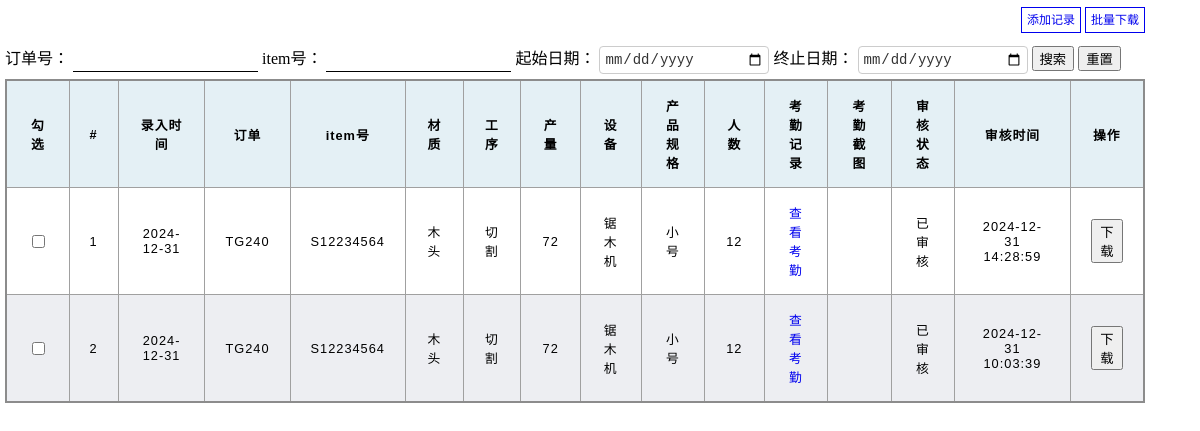
The page / on the database its author committed.
### tables this page shows
CREATE TABLE record_sheet
(
    id                 INTEGER PRIMARY KEY,
    entry_time         TEXT    NOT NULL,            -- 记录时间
    po                 TEXT    NOT NULL,            -- po号
    item               TEXT    NOT NULL,            -- item号
    specification_name TEXT    NOT NULL,            -- 规格
    material_name      TEXT    NOT NULL,            -- 材质id
    process_name       TEXT    NOT NULL,            -- 工序
    equipment_name     TEXT    NOT NULL,            -- 设备
    people_number      INTEGER NOT NULL,            -- 人数
    output_number      INTEGER NOT NULL,            -- 数量
    examine_status     INTEGER NOT NULL DEFAULT 0,  -- 审核状态 1 通过 0 拒绝
    examine_time       TEXT             DEFAULT '', -- 审核时间
    attendance_picture TEXT    NOT NULL           -- 考勤图片
);

### blueprints/factory.py (the view)
def factory_index():
    title = 'RS工厂首页'
    per_page = 12  # 每页显示12条记录
    page = int(request.args.get('page', 1))
    db_conn = get_db()
    cursor = db_conn.cursor()
    po = request.args.get('po')
    item = request.args.get('item')
    start_date = request.args.get('start_date')
    end_date = request.args.get('end_date')
    conditions = ''
    conditions_list = []
    if po:
        conditions_list.append(f"po='{po}'")
    if item:
        conditions_list.append(f"item='{item}'")
    if start_date:
        conditions_list.append(f"strftime('%Y-%m-%d', entry_time) >= datetime('{start_date}')")
    if end_date:
        conditions_list.append(f"strftime('%Y-%m-%d', entry_time)  <= datetime('{end_date}')")
    conditions_list.append("examine_status == 1")
    if conditions_list:
        conditions = ' AND '.join(conditions_list)
    if not conditions:
        get_total_sql = """
           SELECT COUNT(*) FROM  main.record_sheet WHERE examine_status == 1
       """
    else:
        get_total_sql = f"""
               SELECT COUNT(*) FROM  main.record_sheet WHERE {conditions}
           """
    cursor.execute(get_total_sql)
    data_total = cursor.fetchone()[0]  # 数据总数
    page_total, page_remainder = divmod(data_total, 12)  # 页码数
    if page_total != 0:
        page_total += 1
    if not conditions:
        get_sql = f"""
            SELECT
                main.record_sheet.id,
                main.record_sheet.entry_time,
                main.record_sheet.po,
                main.record_sheet.item,
                main.record_sheet.people_number,
                main.record_sheet.output_number,
                main.record_sheet.examine_status,
                main.record_sheet.examine_time,
                main.record_sheet.material_name,
                main.record_sheet.equipment_name,
                main.record_sheet.process_name,
                main.record_sheet.specification_name,
                main.record_sheet.attendance_picture
            FROM
                main.record_sheet
            WHERE examine_status == 1
             ORDER BY id DESC
            LIMIT {per_page} OFFSET {(page - 1) * 12};
        """
    else:
        get_sql = f"""
                SELECT
                    main.record_sheet.id,
                    main.record_sheet.entry_time,
                    main.record_sheet.po,
                    main.record_sheet.item,
                    main.record_sheet.people_number,
                    main.record_sheet.output_number,
                    main.record_sheet.examine_status,
                    main.record_sheet.examine_time,
                    main.record_sheet.material_name,
                    main.record_sheet.equipment_name,
                    main.record_sheet.process_name,
                    main.record_sheet.specification_name,
                    main.record_sheet.attendance_picture
                FROM
                    main.record_sheet
                WHERE {conditions}
                 ORDER BY id DESC
                LIMIT {per_page} OFFSET {(page - 1) * 12};
                """
    cursor.execute(get_sql)
    column_names = [description[0] for description in cursor.description]
    data_list_all = [dict(zip(column_names, row)) for row in cursor.fetchall()]
    pagination_links = []
    page_start_number = page
    page_end_number = 5 + (page - 1)  # 计算展示最后以为展示的页码
    if page_end_number > page_total:  # 计算起始的页码
        page_start_number = page_total - 4
    if page_total <= 5:  # 如果总页码小于等于5，那么起始页码不进行计算
        page_start_number = 1
    for i in range(page_start_number, min(page_total, page_end_number) + 1):
        if i == page:
            pagination_links.append((i, 'active'))  # 当前页不加链接
        else:
            pagination_links.append((i, f'?page={i}'))
    return render_template('factory_index.html', title=title, data_list_all=data_list_all, data_total=data_total,
                           page_total=page_total, pagination_links=pagination_links, page=page)

### config/db_config.py (called while the page is built)
def get_db():
    if not hasattr(db, 'conn'):
        db.conn = sqlite3.connect('RSDataBase.db')
    return db.conn

### config/tools.py (called while the page is built)
def audit_status(data):  # 注册过滤器的函数
    if not data:
        return "未审核"
    return "已审核"

### templates/factory_index.html (shortened to what this page needs)
<!DOCTYPE html>
<html lang="en">
<head>
    <link rel="stylesheet" href="/static/css/index.css">
</head>
<body>
<div style="width: 95%;margin-left: 5px;margin-top: 10px">
    <div style="height: 30px;text-align: right">
        <a href="/factory_add_records" target="_blank"
           style="text-decoration: none;border: 1px solid;padding: 5px;font-size: 12px;">添加记录</a>
        <a href="/factory_batch_download_index" target="_blank"
           style="text-decoration: none;border: 1px solid;padding: 5px;font-size: 12px;">批量下载</a>
    </div>
    <div class="table-search margin_top">
        <label for="po">订单号：</label>
        <input type="text" id="po" class="input_style">
        <label for="item">item号：</label>
        <input type="text" id="item" class="input_style">
        <label for="start_date">起始日期：</label>
        <input type="date" id="start_date">
        <label for="end_date">终止日期：</label>
        <input type="date" id="end_date">
        <button onclick="search()">搜索</button>
        <button onclick="reload()">重置</button>
    </div>
    <div class="table-container margin_top">
        <table>
            <thead>
            <tr>
                <th>勾选</th>
                <th>#</th>
                <th>录入时间</th>
                <th>订单</th>
                <th>item号</th>
                <th>材质</th>
                <th>工序</th>
                <th>产量</th>
                <th>设备</th>
                <th>产品规格</th>
                <th>人数</th>
                <th>考勤记录</th>
                <th>考勤截图</th>
                <th>审核状态</th>
                <th>审核时间</th>
                <th>操作</th>
            </tr>
            </thead>
            <tbody>
            {% for i in data_list_all %}
            <tr>
                <td><input type="checkbox"></td>
                <td>{{loop.index}}</td>
                <td>{{i.entry_time}}</td>
                <td>{{i.po}}</td>
                <td>{{i.item}}</td>
                <td>{{i.material_name}}</td>
                <td>{{i.process_name}}</td>
                <td>{{i.output_number}}</td>
                <td>{{i.equipment_name}}</td>
                <td>{{i.specification_name}}</td>
                <td>{{i.people_number}}</td>
                <td>
                    <a href="/rs/rs_sign_in_record?pk={{i.id}}" target="_blank" style="text-decoration: none;">查看考勤</a>
                </td>
                <td>
                </td>
                <td>{{i.examine_status | audit}}</td>
                <td>
                    {% if i.examine_status %}
                    {{i.examine_time}}
                    {%endif%}
                </td>
                <td>
                    {% if i.examine_status %}
                    <button onclick="download({{i.id}})">下载</button>
                    {%endif%}
                </td>
            </tr>
            {% else %}
            <tr>
                <td colspan="17">没有数据。</td>
            </tr>
            {% endfor %}
            </tbody>
        </table>
    </div>
</div>
</body>
</html>

### static/css/index.css (style rules this page uses)
body { margin: 0; padding: 0; }
table { border-collapse: collapse; border: 2px solid rgb(140, 140, 140); font-family: sans-serif; font-size: 0.8rem; letter-spacing: 1px; width: 100%; display: table; overflow-x: auto; overflow-y: scroll; border-spacing: 0; }
thead, tfoot { background-color: rgb(228, 240, 245); }
th, td { border: 1px solid rgb(160, 160, 160); padding: 15px 20px; white-space: normal; text-align: center; }
th { width: auto; text-overflow: ellipsis; overflow: hidden; position: sticky; top: 0; background-color: rgb(228, 240, 245); z-index: 10; }
td:last-of-type { text-align: center; }
tbody > tr:nth-of-type(even) { background-color: rgb(237, 238, 242); }
.margin_top { margin-top: 5px; }
.input_style { border: none; padding: 4px; border-bottom: 1px solid }
input[type="date"] { border: 1px solid #ccc; padding: 4px; font-size: 14px; border-radius: 4px; box-sizing: border-box; width: 170px; background-color: #fff; color: #333; }

### rows shown on the page
record_sheet: entry_time "2024-12-31", po "TG240", item "S12234564", material_name "木头", process_name "切割", output_number "72", equipment_name "锯木机", specification_name "小号", people_number "12", examine_status|audit "已审核", examine_time "2024-12-31 14:28:59"
record_sheet: entry_time "2024-12-31", po "TG240", item "S12234564", material_name "木头", process_name "切割", output_number "72", equipment_name "锯木机", specification_name "小号", people_number "12", examine_status|audit "已审核", examine_time "2024-12-31 10:03:39"
